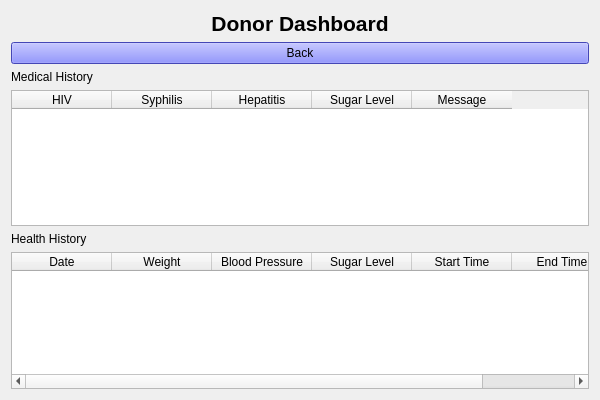
<?xml version="1.0" encoding="UTF-8"?>
<ui version="4.0">
 <class>DonorDashboardWindow</class>
 <widget class="QWidget" name="DonorDashboardWindow">
  <property name="geometry">
   <rect>
    <x>0</x>
    <y>0</y>
    <width>600</width>
    <height>400</height>
   </rect>
  </property>
  <property name="windowTitle">
   <string>Donor Dashboard</string>
  </property>
  <layout class="QVBoxLayout" name="verticalLayout">
   <item>
    <widget class="QLabel" name="labelTitle">
     <property name="font">
      <font>
       <pointsize>16</pointsize>
       <bold>true</bold>
      </font>
     </property>
     <property name="text">
      <string>Donor Dashboard</string>
     </property>
     <property name="alignment">
      <set>Qt::AlignmentFlag::AlignCenter</set>
     </property>
    </widget>
   </item>
   <item>
    <widget class="QPushButton" name="backButton">
     <property name="styleSheet">
      <string notr="true">background-color: rgb(96, 99, 255);</string>
     </property>
     <property name="text">
      <string>Back</string>
     </property>
    </widget>
   </item>
   <item>
    <widget class="QLabel" name="labelMedical">
     <property name="text">
      <string>Medical History</string>
     </property>
    </widget>
   </item>
   <item>
    <widget class="QTableWidget" name="medicalTable">
     <column>
      <property name="text">
       <string>HIV</string>
      </property>
     </column>
     <column>
      <property name="text">
       <string>Syphilis</string>
      </property>
     </column>
     <column>
      <property name="text">
       <string>Hepatitis</string>
      </property>
     </column>
     <column>
      <property name="text">
       <string>Sugar Level</string>
      </property>
     </column>
     <column>
      <property name="text">
       <string>Message</string>
      </property>
     </column>
    </widget>
   </item>
   <item>
    <widget class="QLabel" name="labelHealth">
     <property name="text">
      <string>Health History</string>
     </property>
    </widget>
   </item>
   <item>
    <widget class="QTableWidget" name="healthTable">
     <column>
      <property name="text">
       <string>Date</string>
      </property>
     </column>
     <column>
      <property name="text">
       <string>Weight</string>
      </property>
     </column>
     <column>
      <property name="text">
       <string>Blood Pressure</string>
      </property>
     </column>
     <column>
      <property name="text">
       <string>Sugar Level</string>
      </property>
     </column>
     <column>
      <property name="text">
       <string>Start Time</string>
      </property>
     </column>
     <column>
      <property name="text">
       <string>End Time</string>
      </property>
     </column>
    </widget>
   </item>
  </layout>
 </widget>
 <resources/>
 <connections/>
</ui>
